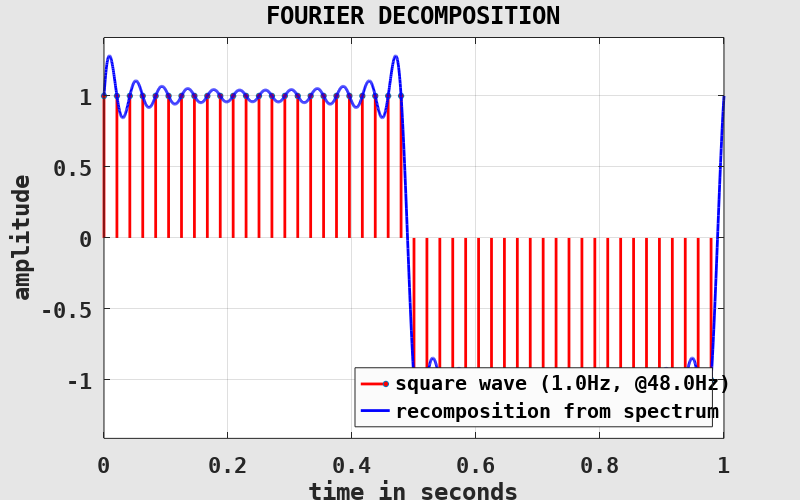
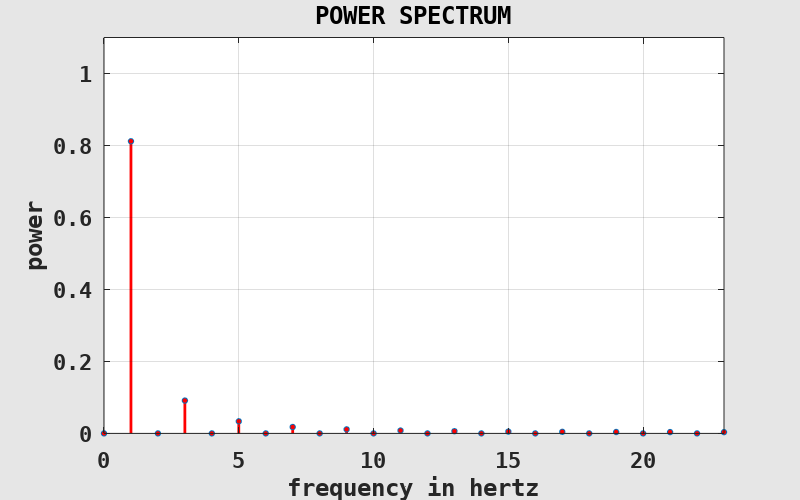

These charts were generated, in order, by the following MATLAB code:
clearvars( '-except', '-regexp', '^fig\d*$' );
ws = warning();
warning( 'off', 'MATLAB:audiovideo:wavread:functionToBeRemoved' );

	% -----------------------------------------------------------------------
	% a discrete test signal (square wave with frequency f and length L)
	% -----------------------------------------------------------------------
f = 1;
L = 1; % length in seconds, EXERCISE!

fS = 48; % sampling rate, EXERCISE!
N = floor( L * fS );

ti = (0:N-1) / fS; % quantized time values
xi = 2*(2*floor( f * ti ) - floor( 2*f * ti ) + 1) - 1; % quantized square wave
%xi = 2*(ti/f - floor( 1/2 + ti/f )); % sawtooth wave
%xi = 2*abs( 2*(ti/f - floor( 1/2 + ti/f )) ) - 1; % triangle wave

	% -----------------------------------------------------------------------
	% apply a phase shift to test signal
	% -----------------------------------------------------------------------
phase = 0; % phase shift in degrees, EXERCISE!
xi = circshift( xi, [0, round( f*fS*phase/360 )] );

	% -----------------------------------------------------------------------
	% Fourier transform the test signal
	% -----------------------------------------------------------------------
fNy = fS / 2; % Nyquist frequency

Xk = fft( xi ) / N; % complex Fourier coefficients

fk = (0:N-1) / N * fS; % frequency values
fk(fk >= fNy) = fk(fk >= fNy) - fS; % imply negative frequencies

	% -----------------------------------------------------------------------
	% compute the power spectral density (aka power spectrum)
	% -----------------------------------------------------------------------
Pk = abs( Xk ) .^ 2;

Pk(fk < 0) = []; % remove negative frequency components
Xk(fk < 0) = [];
fk(fk < 0) = [];

Pk(2:end) = 2 * Pk(2:end); % rescale to match total power
Xk(2:end) = sqrt( 2 ) * Xk(2:end);

	% -----------------------------------------------------------------------
	% re-composite signal from spectrum
	% THIS PART IS NOT IMPORTANT FOR FOLLOWING THE LECTURE!
	% -----------------------------------------------------------------------
dt = 1 / 2000; % temporal resolution
t = linspace( 0, L, L / dt );

xr = Xk(1) * ones( 1, numel( t ) );
for j = 2:numel( Xk )
	%xr = xr + sqrt( 2 ) * sqrt( Pk(j) ) * sin( 2*pi*fk(j) * t ); % reconstruction from powers
	xr = xr + sqrt( 2 ) * (Xk(j) * exp( 2*pi*i*fk(j) * t ) ); % reconstruction from Fourier coefficients
end
xr = real( xr );

	% -----------------------------------------------------------------------
	% plot Fourier decomposition
	% THIS PART IS NOT IMPORTANT FOR FOLLOWING THE LECTURE!
	% -----------------------------------------------------------------------
if exist( 'fig1', 'var' ) ~= 1 || ~ishandle( fig1 ) % prepare figure window
	fig1 = figure( ...
		'Color', [0.9, 0.9, 0.9], 'InvertHardcopy', 'off', ...
		'PaperPosition', [0, 0, 8, 5], ...
		'defaultAxesFontName', 'DejaVu Sans Mono', 'defaultAxesFontSize', 16, 'defaultAxesFontWeight', 'bold', ...
		'defaultAxesNextPlot', 'add', ...
		'defaultAxesBox', 'on', 'defaultAxesLayer', 'top', ...
		'defaultAxesXGrid', 'on', 'defaultAxesYGrid', 'on' );
end

figure( fig1 ); % set and clear current figure
clf( fig1 );

set( fig1, 'Name', 'FOURIER DECOMPOSITION' ); % set labels
title( get( fig1, 'Name' ) );

xlabel( 'time in seconds' );
ylabel( 'amplitude' );

xlim( [0, L] ); % set axes
ylim( [-1, 1] * max( abs( cat( 2, xi, xr ) ) ) * 1.1 );

stem( ti, xi, ... % plot discrete signal
	'Color', 'red', 'LineWidth', 2, 'MarkerSize', 4, 'MarkerFaceColor', 'red', ...
	'ShowBaseLine', 'off' );

plot( t, xr, ... % plot recomposed signal
	'Color', 'blue', 'LineWidth', 2 );

h = legend( {sprintf( 'square wave (%.1fHz, @%.1fHz)', f, fS ), 'recomposition from spectrum'}, ...
	'Location', 'southeast' );
set( h, 'Color', [0.9825, 0.9825, 0.9825] );

	% -----------------------------------------------------------------------
	% plot power spectrum
	% THIS PART IS NOT IMPORTANT FOR FOLLOWING THE LECTURE!
	% -----------------------------------------------------------------------
if exist( 'fig2', 'var' ) ~= 1 || ~ishandle( fig2 ) % prepare figure window
	fig2 = figure( ...
		'Color', [0.9, 0.9, 0.9], 'InvertHardcopy', 'off', ...
		'PaperPosition', [0, 0, 8, 5], ...
		'defaultAxesFontName', 'DejaVu Sans Mono', 'defaultAxesFontSize', 16, 'defaultAxesFontWeight', 'bold', ...
		'defaultAxesNextPlot', 'add', ...
		'defaultAxesBox', 'on', 'defaultAxesLayer', 'top', ...
		'defaultAxesXGrid', 'on', 'defaultAxesYGrid', 'on' );
end

figure( fig2 ); % set and clear current figure
clf( fig2 );

set( fig2, 'Name', 'POWER SPECTRUM' ); % set labels
title( get( fig2, 'Name' ) );

xlabel( 'frequency in hertz' );
ylabel( 'power' );

xlim( [0, max( fk )] ); % set axes
ylim( [0, 1] * 1.1 );

stem( fk, Pk, ... % plot power spectrum
	'Color', 'red', 'LineWidth', 2, 'MarkerSize', 4, 'MarkerFaceColor', 'red', ...
	'ShowBaseLine', 'off' );

warning( ws );
